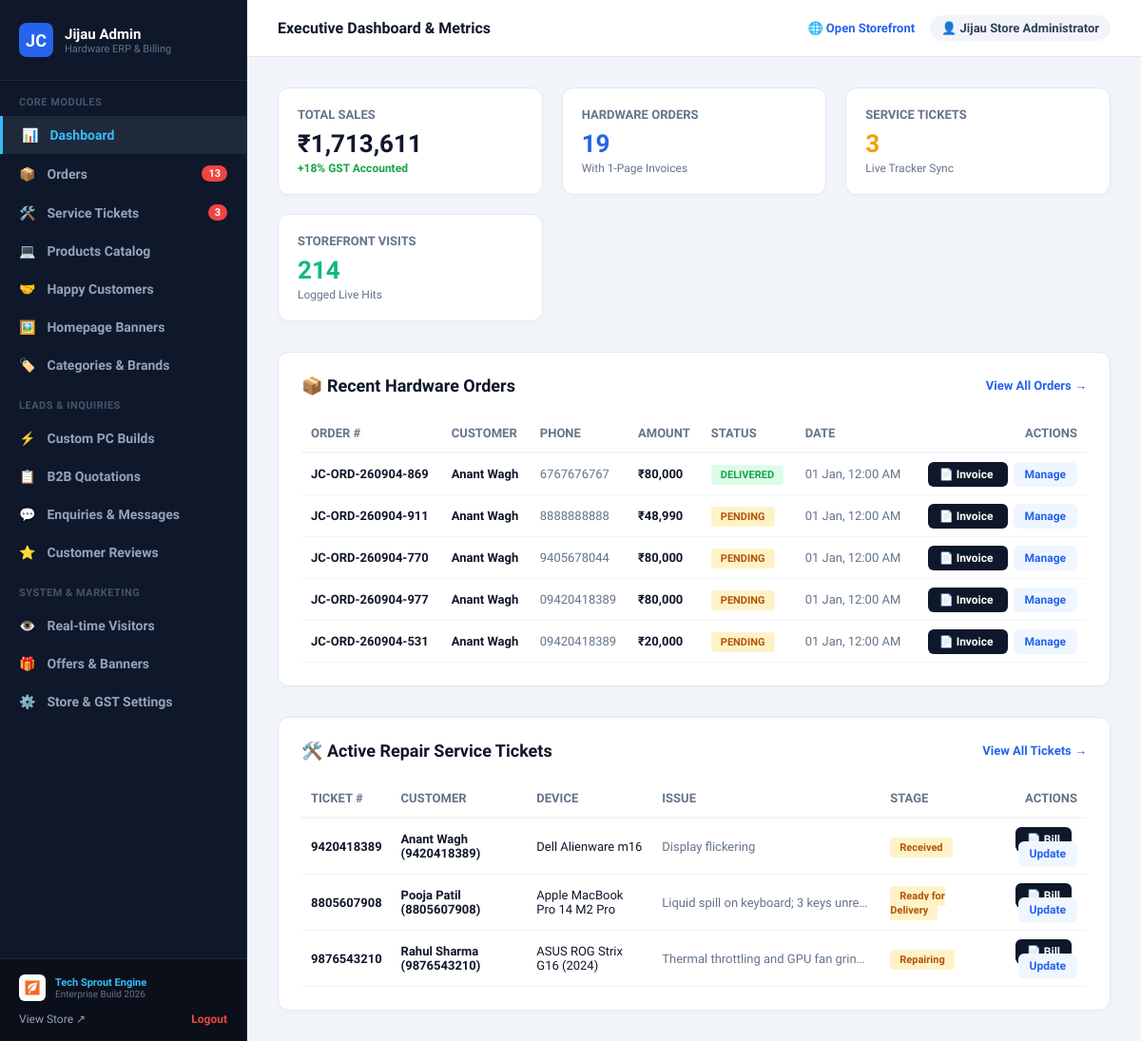
The page /admin/index.php (signed in) on the database its author committed.
### tables this page shows
CREATE TABLE "Order" (
    "id" TEXT NOT NULL PRIMARY KEY,
    "orderNumber" TEXT NOT NULL,
    "userId" TEXT,
    "customerName" TEXT NOT NULL,
    "phone" TEXT NOT NULL,
    "email" TEXT,
    "address" TEXT NOT NULL,
    "city" TEXT NOT NULL,
    "pincode" TEXT NOT NULL,
    "notes" TEXT,
    "subtotal" REAL NOT NULL,
    "discount" REAL NOT NULL DEFAULT 0,
    "tax" REAL NOT NULL DEFAULT 0,
    "total" REAL NOT NULL,
    "paymentMode" TEXT NOT NULL DEFAULT 'CASH_ON_DELIVERY',
    "status" TEXT NOT NULL DEFAULT 'PENDING',
    "createdAt" DATETIME NOT NULL DEFAULT CURRENT_TIMESTAMP,
    "updatedAt" DATETIME NOT NULL,
    CONSTRAINT "Order_userId_fkey" FOREIGN KEY ("userId") REFERENCES "User" ("id") ON DELETE SET NULL ON UPDATE CASCADE
);

CREATE TABLE "ServiceRequest" (
    "id" TEXT NOT NULL PRIMARY KEY,
    "ticketId" TEXT NOT NULL,
    "customerName" TEXT NOT NULL,
    "phone" TEXT NOT NULL,
    "email" TEXT,
    "deviceType" TEXT NOT NULL,
    "brand" TEXT NOT NULL,
    "model" TEXT NOT NULL,
    "serialNo" TEXT,
    "issueDesc" TEXT NOT NULL,
    "status" TEXT NOT NULL DEFAULT 'Received',
    "adminNotes" TEXT,
    "estimatedCost" REAL,
    "createdAt" DATETIME NOT NULL DEFAULT CURRENT_TIMESTAMP,
    "updatedAt" DATETIME NOT NULL
);

### includes/functions.php (called while the page is built, shortened)
<?php
function formatPrice($amount): string {
    $num = floatval($amount);
    return '₹' . number_format($num, 0, '.', ',');
}

### admin/index.php (the view, shortened to what this page needs)
<?php
require_once __DIR__ . '/includes/header.php';
require_once __DIR__ . '/includes/sidebar.php';
$db = getDB();
$totalSales = $db->query('SELECT COALESCE(SUM(total), 0) FROM "Order" WHERE status != "CANCELLED"')->fetchColumn();
$totalOrders = $db->query('SELECT COUNT(*) FROM "Order"')->fetchColumn();
$totalServices = $db->query('SELECT COUNT(*) FROM "ServiceRequest"')->fetchColumn();
$totalVisitors = $db->query('SELECT COUNT(*) FROM "VisitorLog"')->fetchColumn();
$recentOrders = $db->query('SELECT * FROM "Order" ORDER BY createdAt DESC LIMIT 5')->fetchAll();
$recentServices = $db->query('SELECT * FROM "ServiceRequest" ORDER BY createdAt DESC LIMIT 5')->fetchAll();
?>
<div style="display: flex; flex-direction: column; gap: 32px;">
  <div style="display: grid; grid-template-columns: repeat(auto-fit, minmax(220px, 1fr)); gap: 20px;">
    <div style="background: white; border-radius: 12px; border: 1px solid #e2e8f0; padding: 20px; box-shadow: 0 2px 4px rgba(0,0,0,0.02);">
      <div style="font-size: 13px; font-weight: 700; color: #64748b; text-transform: uppercase;">Total Sales</div>
      <div style="font-size: 26px; font-weight: 900; color: #0f172a; margin: 8px 0 4px;"><?= formatPrice($totalSales) ?></div>
      <div style="font-size: 12px; color: #16a34a; font-weight: 600;">+18% GST Accounted</div>
    </div>
    <div style="background: white; border-radius: 12px; border: 1px solid #e2e8f0; padding: 20px; box-shadow: 0 2px 4px rgba(0,0,0,0.02);">
      <div style="font-size: 13px; font-weight: 700; color: #64748b; text-transform: uppercase;">Hardware Orders</div>
      <div style="font-size: 26px; font-weight: 900; color: #2563eb; margin: 8px 0 4px;"><?= $totalOrders ?></div>
      <div style="font-size: 12px; color: #64748b;">With 1-Page Invoices</div>
    </div>
    <div style="background: white; border-radius: 12px; border: 1px solid #e2e8f0; padding: 20px; box-shadow: 0 2px 4px rgba(0,0,0,0.02);">
      <div style="font-size: 13px; font-weight: 700; color: #64748b; text-transform: uppercase;">Service Tickets</div>
      <div style="font-size: 26px; font-weight: 900; color: #f59e0b; margin: 8px 0 4px;"><?= $totalServices ?></div>
      <div style="font-size: 12px; color: #64748b;">Live Tracker Sync</div>
    </div>
    <div style="background: white; border-radius: 12px; border: 1px solid #e2e8f0; padding: 20px; box-shadow: 0 2px 4px rgba(0,0,0,0.02);">
      <div style="font-size: 13px; font-weight: 700; color: #64748b; text-transform: uppercase;">Storefront Visits</div>
      <div style="font-size: 26px; font-weight: 900; color: #10b981; margin: 8px 0 4px;"><?= $totalVisitors ?></div>
      <div style="font-size: 12px; color: #64748b;">Logged Live Hits</div>
    </div>
  </div>
  <div style="background: white; border-radius: 12px; border: 1px solid #e2e8f0; padding: 24px; box-shadow: 0 2px 4px rgba(0,0,0,0.02);">
    <div style="display: flex; justify-content: space-between; align-items: center; margin-bottom: 20px;">
      <h2 style="font-size: 18px; font-weight: 800; color: #0f172a; margin: 0;">📦 Recent Hardware Orders</h2>
      <a href="/admin/orders.php" style="font-size: 13px; font-weight: 700; color: #2563eb; text-decoration: none;">View All Orders →</a>
    </div>
    <div style="overflow-x: auto;">
      <table style="width: 100%; border-collapse: collapse; font-size: 13px; text-align: left;">
        <thead>
          <tr style="border-bottom: 2px solid #f1f5f9; color: #64748b;">
            <th style="padding: 12px 10px;">ORDER #</th>
            <th style="padding: 12px 10px;">CUSTOMER</th>
            <th style="padding: 12px 10px;">PHONE</th>
            <th style="padding: 12px 10px;">AMOUNT</th>
            <th style="padding: 12px 10px;">STATUS</th>
            <th style="padding: 12px 10px;">DATE</th>
            <th style="padding: 12px 10px; text-align: right;">ACTIONS</th>
          </tr>
        </thead>
        <tbody>
          <?php if (empty($recentOrders)): ?>
            <tr><td colspan="7" style="padding: 24px; text-align: center; color: #94a3b8;">No orders recorded yet.</td></tr>
          <?php else: ?>
            <?php foreach ($recentOrders as $ord): ?>
              <tr style="border-bottom: 1px solid #f1f5f9;">
                <td style="padding: 14px 10px; font-weight: 800; color: #0f172a;"><?= htmlspecialchars($ord['orderNumber']) ?></td>
                <td style="padding: 14px 10px; font-weight: 600;"><?= htmlspecialchars($ord['customerName']) ?></td>
                <td style="padding: 14px 10px; color: #64748b;"><?= htmlspecialchars($ord['phone']) ?></td>
                <td style="padding: 14px 10px; font-weight: 800; color: #0f172a;"><?= formatPrice($ord['total']) ?></td>
                <td style="padding: 14px 10px;">
                  <span style="padding: 4px 10px; border-radius: 4px; font-weight: 700; font-size: 11px; background: <?= $ord['status'] === 'DELIVERED' ? '#dcfce7; color: #16a34a;' : ($ord['status'] === 'PENDING' ? '#fef3c7; color: #b45309;' : '#dbeafe; color: #1e40af;') ?>">
                    <?= htmlspecialchars($ord['status']) ?>
                  </span>
                </td>
                <td style="padding: 14px 10px; color: #64748b;"><?= date('d M, h:i A', strtotime($ord['createdAt'])) ?></td>
                <td style="padding: 14px 10px; text-align: right;">
                  <a href="/invoice.php?order=<?= urlencode($ord['orderNumber']) ?>&print=true" target="_blank" style="padding: 6px 12px; background: #0f172a; color: white; border-radius: 6px; text-decoration: none; font-weight: 700; font-size: 12px; margin-right: 6px;">
                    📄 Invoice
                  </a>
                  <a href="/admin/orders.php" style="padding: 6px 12px; background: #eff6ff; color: #2563eb; border-radius: 6px; text-decoration: none; font-weight: 700; font-size: 12px;">
                    Manage
                  </a>
                </td>
              </tr>
            <?php endforeach; ?>
          <?php endif; ?>
        </tbody>
      </table>
    </div>
  </div>
  <div style="background: white; border-radius: 12px; border: 1px solid #e2e8f0; padding: 24px; box-shadow: 0 2px 4px rgba(0,0,0,0.02);">
    <div style="display: flex; justify-content: space-between; align-items: center; margin-bottom: 20px;">
      <h2 style="font-size: 18px; font-weight: 800; color: #0f172a; margin: 0;">🛠️ Active Repair Service Tickets</h2>
      <a href="/admin/service-requests.php" style="font-size: 13px; font-weight: 700; color: #2563eb; text-decoration: none;">View All Tickets →</a>
    </div>
    <div style="overflow-x: auto;">
      <table style="width: 100%; border-collapse: collapse; font-size: 13px; text-align: left;">
        <thead>
          <tr style="border-bottom: 2px solid #f1f5f9; color: #64748b;">
            <th style="padding: 12px 10px;">TICKET #</th>
            <th style="padding: 12px 10px;">CUSTOMER</th>
            <th style="padding: 12px 10px;">DEVICE</th>
            <th style="padding: 12px 10px;">ISSUE</th>
            <th style="padding: 12px 10px;">STAGE</th>
            <th style="padding: 12px 10px; text-align: right;">ACTIONS</th>
          </tr>
        </thead>
        <tbody>
          <?php if (empty($recentServices)): ?>
            <tr><td colspan="6" style="padding: 24px; text-align: center; color: #94a3b8;">No repair tickets logged.</td></tr>
          <?php else: ?>
            <?php foreach ($recentServices as $srv): ?>
              <tr style="border-bottom: 1px solid #f1f5f9;">
                <td style="padding: 14px 10px; font-weight: 800; color: #0f172a;"><?= htmlspecialchars($srv['ticketId']) ?></td>
                <td style="padding: 14px 10px; font-weight: 600;"><?= htmlspecialchars($srv['customerName']) ?> (<?= htmlspecialchars($srv['phone']) ?>)</td>
                <td style="padding: 14px 10px;"><?= htmlspecialchars($srv['brand']) ?> <?= htmlspecialchars($srv['model']) ?></td>
                <td style="padding: 14px 10px; color: #64748b; max-width: 240px; white-space: nowrap; overflow: hidden; text-overflow: ellipsis;"><?= htmlspecialchars($srv['issueDesc']) ?></td>
                <td style="padding: 14px 10px;">
                  <span style="padding: 4px 10px; border-radius: 4px; font-weight: 700; font-size: 11px; background: #fef3c7; color: #b45309;">
                    <?= htmlspecialchars($srv['status']) ?>
                  </span>
                </td>
                <td style="padding: 14px 10px; text-align: right;">
                  <a href="/invoice.php?service=<?= urlencode($srv['ticketId']) ?>&print=true" target="_blank" style="padding: 6px 12px; background: #0f172a; color: white; border-radius: 6px; text-decoration: none; font-weight: 700; font-size: 12px; margin-right: 6px;">
                    📄 Bill
                  </a>
                  <a href="/admin/service-requests.php" style="padding: 6px 12px; background: #eff6ff; color: #2563eb; border-radius: 6px; text-decoration: none; font-weight: 700; font-size: 12px;">
                    Update
                  </a>
                </td>
              </tr>
            <?php endforeach; ?>
          <?php endif; ?>
        </tbody>
      </table>
    </div>
  </div>
</div>
<?php
require_once __DIR__ . '/includes/footer.php';
?>

### rows shown on the page
order: orderNumber "JC-ORD-260904-869", customerName "Anant Wagh", phone "6767676767", total "₹80,000", status "DELIVERED", createdAt "01 Jan, 12:00 AM"
order: orderNumber "JC-ORD-260904-911", customerName "Anant Wagh", phone "8888888888", total "₹48,990", status "PENDING", createdAt "01 Jan, 12:00 AM"
order: orderNumber "JC-ORD-260904-770", customerName "Anant Wagh", phone "9405678044", total "₹80,000", status "PENDING", createdAt "01 Jan, 12:00 AM"
order: orderNumber "JC-ORD-260904-977", customerName "Anant Wagh", phone "09420418389", total "₹80,000", status "PENDING", createdAt "01 Jan, 12:00 AM"
order: orderNumber "JC-ORD-260904-531", customerName "Anant Wagh", phone "09420418389", total "₹20,000", status "PENDING", createdAt "01 Jan, 12:00 AM"
servicerequest: ticketId "9420418389", customerName "Anant Wagh", phone "9420418389", brand "Dell", model "Alienware m16", issueDesc "Display flickering", status "Received"
servicerequest: ticketId "8805607908", customerName "Pooja Patil", phone "8805607908", brand "Apple", model "MacBook Pro 14 M2 Pro", issueDesc "Liquid spill on keyboard; 3 keys unre…", status "Ready for Delivery"
servicerequest: ticketId "9876543210", customerName "Rahul Sharma", phone "9876543210", brand "ASUS", model "ROG Strix G16 (2024)", issueDesc "Thermal throttling and GPU fan grin…", status "Repairing"

### other values the page prints
$pendingOrdersCount "13"
$activeServiceCount "3"
$pageTitle "Executive Dashboard & Metrics"
$adminUser['name'] "Jijau Store Administrator"
formatPrice($totalSales) "₹1,713,611"
$totalOrders "19"
$totalServices "3"
$totalVisitors "214"
